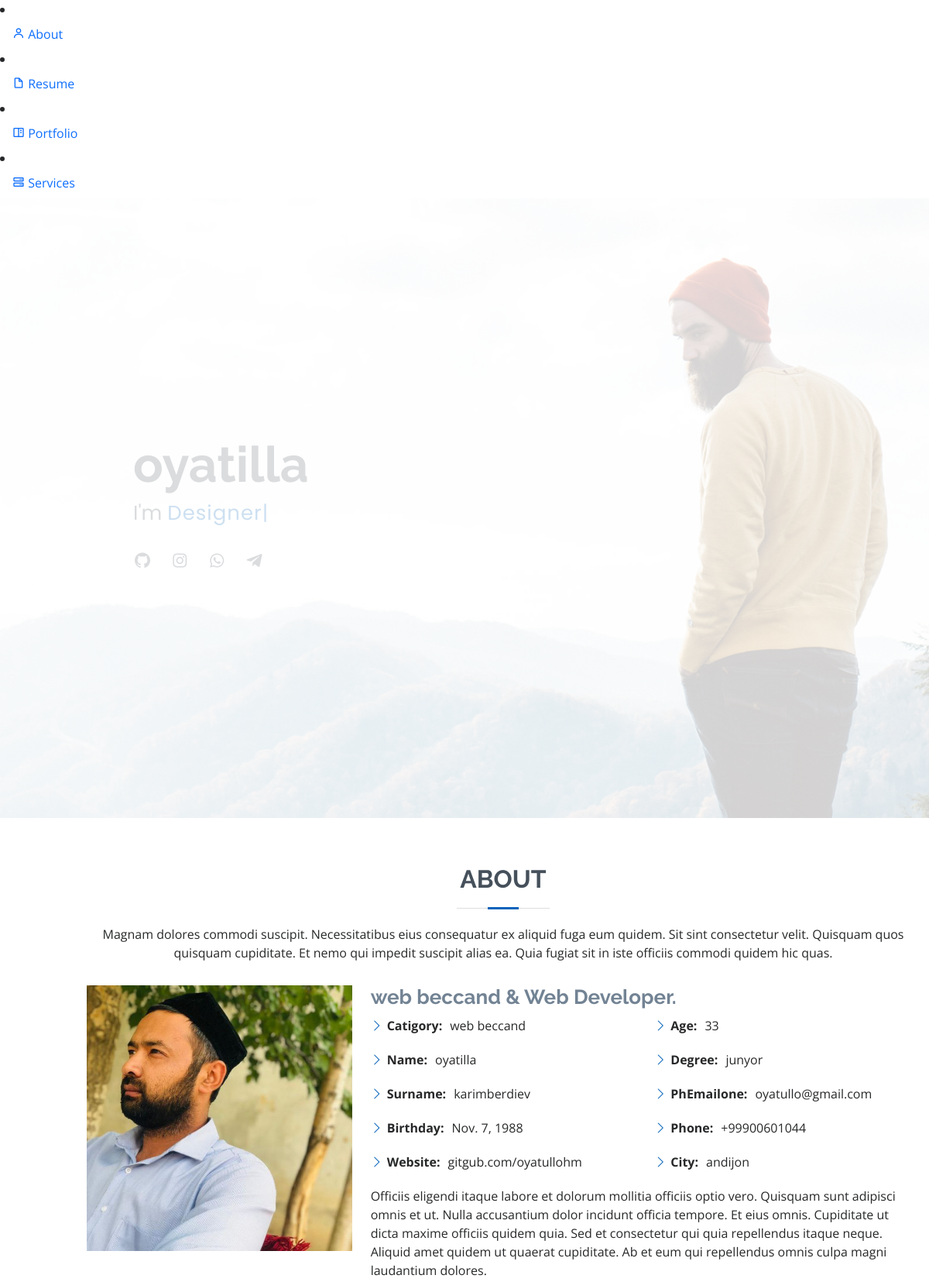
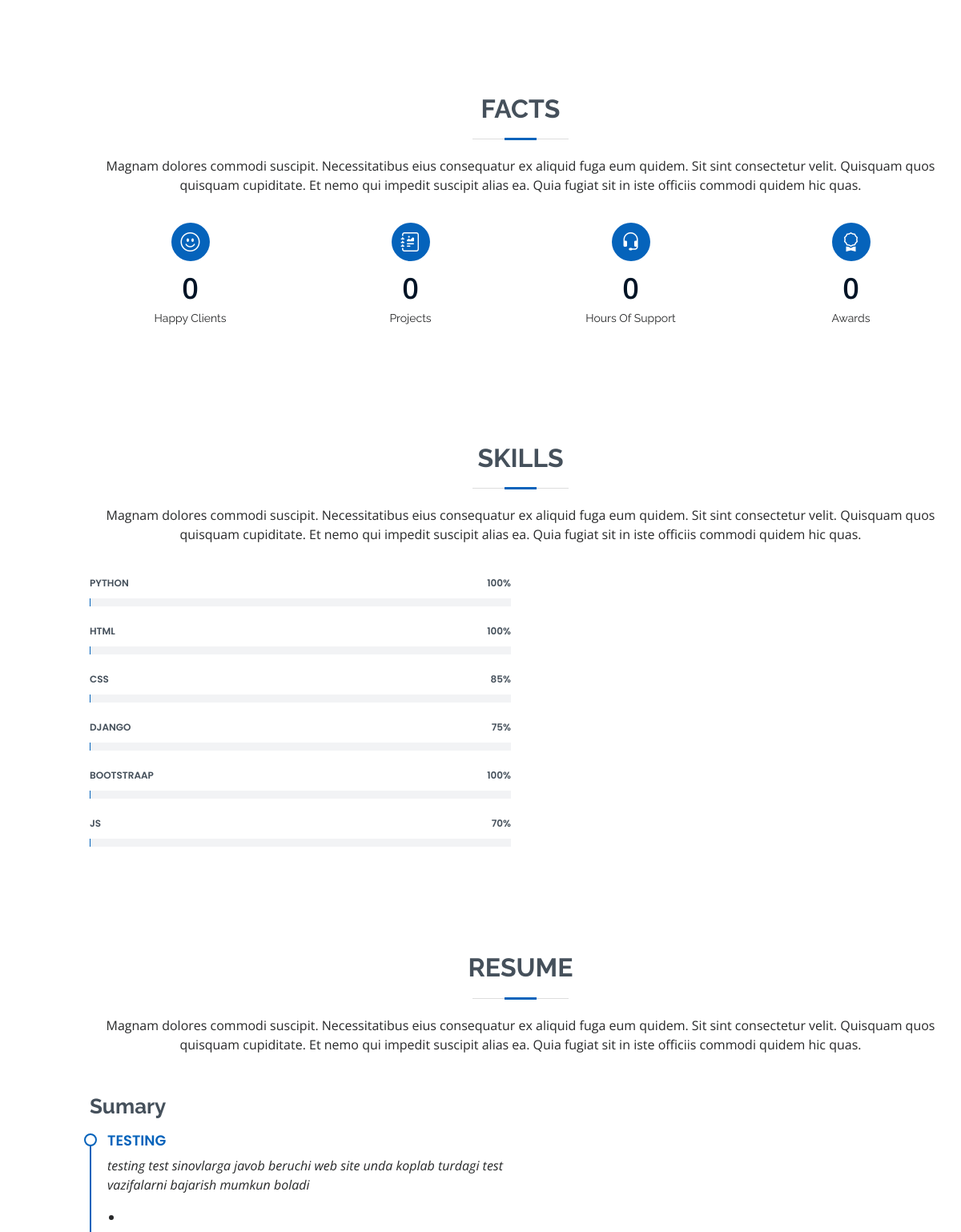
The page / (upper part) on the database its author committed (2 pictures, top to bottom).
### main/models.py (models this page shows, shortened)
class Partfolyo(models.Model):
    catigory = models.CharField(max_length=100)
    name = models.CharField(max_length=55)
    surname = models.CharField(max_length=55)
    age = models.PositiveIntegerField(default=0)
    image = models.ImageField(upload_to='images')
    t_date = models.DateField(null=True,blank=True)
    email= models.EmailField()
    degree = models.CharField(max_length=55,null=True,blank=True)
    phone = models.CharField(max_length=13)
    website= models.CharField(max_length=55)
    sity  = models.CharField(max_length=25)
    def __str__(self):
        return self.name

class Tehnalogya(models.Model):
    name = models.CharField(max_length=55)
    foiz = models.PositiveIntegerField(default=0)

class Resume (models.Model):
    name = models.CharField(max_length=100)
    text = models.CharField(max_length=500)
    linc = models.CharField(max_length=100,null=True,blank=True)
    image = models.ImageField(upload_to='images')

### main/views.py (the view)
# urls.py: path('',Home.as_view(),name='Home'),
class Home(View):
    def get(self,request):
        partfolyo = Partfolyo.objects.all()
        tehnalogya = Tehnalogya.objects.all()
        resume = Resume.objects.all()
        services = Services.objects.all()
        context ={
            'partfolyo':partfolyo,
            'tehnalogya':tehnalogya,
            'resume':resume,
            'services':services
        }
        return render (request,'index.html',context)

### templates/index.html (shortened to what this page needs)
{% extends 'wrapper.html' %}
{% block content %}
{% block linc %}
        <li><a href="#about" class="nav-link scrollto"><i class="bx bx-user"></i> <span>About</span></a></li>
        <li><a href="#resume" class="nav-link scrollto"><i class="bx bx-file-blank"></i> <span>Resume</span></a></li>
        <li><a href="#portfolio" class="nav-link scrollto"><i class="bx bx-book-content"></i> <span>Portfolio</span></a></li>
        <li><a href="#services" class="nav-link scrollto"><i class="bx bx-server"></i> <span>Services</span></a></li>
{% endblock %}
  <section id="hero" class="d-flex flex-column justify-content-center">
    <div class="container" data-aos="zoom-in" data-aos-delay="100">
      <h1>{{partfolyo.0}}</h1>
      <p>I'm <span class="typed" data-typed-items="Designer, Developer, Freelancer, Photographer"></span></p>
      <div class="social-links">
        <a href="https://github.com/oyatllohm" class="github"><i class="bx bxl-github"></i></a>
        <a href="#" class="instagram"><i class="bx bxl-instagram"></i></a>
        <a href="#" class="google-plus"><i class="bx bxl-whatsapp"></i></a>
        <a href="#" class="linkedin"><i class="bx bxl-telegram"></i></a>
      </div>
    </div>
  </section>
  <main id="main">
    <section id="about" class="about">
      {% for p in partfolyo %}
      <div class="container" data-aos="fade-up">
        <div class="section-title">
          <h2>About</h2>
          <p>Magnam dolores commodi suscipit. Necessitatibus eius consequatur ex aliquid fuga eum quidem. Sit sint consectetur velit. Quisquam quos quisquam cupiditate. Et nemo qui impedit suscipit alias ea. Quia fugiat sit in iste officiis commodi quidem hic quas.</p>
        </div>
        <div class="row">
          <div class="col-lg-4">
            <img src="{{p.image.url}}" class="img-fluid" alt="">
          </div>
          <div class="col-lg-8 pt-4 pt-lg-0 content">
            <h3>{{p.catigory}} &amp; Web Developer.</h3>
            <div class="row">
              <div class="col-lg-6">
                <ul>
                  <li><i class="bi bi-chevron-right"></i> <strong>Catigory:</strong> <span>{{p.catigory}}</span></li>
                  <li><i class="bi bi-chevron-right"></i> <strong>Name:</strong> <span>{{p.name}}</span></li>
                  <li><i class="bi bi-chevron-right"></i> <strong>Surname:</strong> <span>{{p.surname}}</span></li>
                  <li><i class="bi bi-chevron-right"></i> <strong>Birthday:</strong> <span>{{p.t_date}}</span></li>
                  <li><i class="bi bi-chevron-right"></i> <strong>Website:</strong> <span>{{p.website}}</span></li>
                </ul>
              </div>
              <div class="col-lg-6">
                <ul>
                  <li><i class="bi bi-chevron-right"></i> <strong>Age:</strong> <span>{{p.age}}</span></li>
                  <li><i class="bi bi-chevron-right"></i> <strong>Degree:</strong> <span>{{p.degree}}</span></li>
                  <li><i class="bi bi-chevron-right"></i> <strong>PhEmailone:</strong> <span>{{p.email}}</span></li>
                  <li><i class="bi bi-chevron-right"></i> <strong>Phone:</strong> <span>{{p.phone}}</span></li>
                  <li><i class="bi bi-chevron-right"></i> <strong>City:</strong> <span>{{p.sity}}</span></li>
                </ul>
              </div>
            </div>
            <p>
              Officiis eligendi itaque labore et dolorum mollitia officiis optio vero. Quisquam sunt adipisci omnis et ut. Nulla accusantium dolor incidunt officia tempore. Et eius omnis.
              Cupiditate ut dicta maxime officiis quidem quia. Sed et consectetur qui quia repellendus itaque neque. Aliquid amet quidem ut quaerat cupiditate. Ab et eum qui repellendus omnis culpa magni laudantium dolores.
            </p>
          </div>
        </div>
      </div>
      {% endfor %}
    </section>
    <section id="facts" class="facts">
      <div class="container" data-aos="fade-up">
        <div class="section-title">
          <h2>Facts</h2>
          <p>Magnam dolores commodi suscipit. Necessitatibus eius consequatur ex aliquid fuga eum quidem. Sit sint consectetur velit. Quisquam quos quisquam cupiditate. Et nemo qui impedit suscipit alias ea. Quia fugiat sit in iste officiis commodi quidem hic quas.</p>
        </div>
        <div class="row">
          <div class="col-lg-3 col-md-6">
            <div class="count-box">
              <i class="bi bi-emoji-smile"></i>
              <span data-purecounter-start="0" data-purecounter-end="232" data-purecounter-duration="1" class="purecounter"></span>
              <p>Happy Clients</p>
            </div>
          </div>
          <div class="col-lg-3 col-md-6 mt-5 mt-md-0">
            <div class="count-box">
              <i class="bi bi-journal-richtext"></i>
              <span data-purecounter-start="0" data-purecounter-end="521" data-purecounter-duration="1" class="purecounter"></span>
              <p>Projects</p>
            </div>
          </div>
          <div class="col-lg-3 col-md-6 mt-5 mt-lg-0">
            <div class="count-box">
              <i class="bi bi-headset"></i>
              <span data-purecounter-start="0" data-purecounter-end="1463" data-purecounter-duration="1" class="purecounter"></span>
              <p>Hours Of Support</p>
            </div>
          </div>
          <div class="col-lg-3 col-md-6 mt-5 mt-lg-0">
            <div class="count-box">
              <i class="bi bi-award"></i>
              <span data-purecounter-start="0" data-purecounter-end="25" data-purecounter-duration="1" class="purecounter"></span>
              <p>Awards</p>
            </div>
          </div>
        </div>
      </div>
    </section>
    <section id="skills" class="skills section-bg">
      <div class="container" data-aos="fade-up">
        <div class="section-title">
          <h2>Skills</h2>
          <p>Magnam dolores commodi suscipit. Necessitatibus eius consequatur ex aliquid fuga eum quidem. Sit sint consectetur velit. Quisquam quos quisquam cupiditate. Et nemo qui impedit suscipit alias ea. Quia fugiat sit in iste officiis commodi quidem hic quas.</p>
        </div>
        <div class="row skills-content">
          <div class="col-lg-6">
            {% for t in tehnalogya %}
            <div class="progress">
              <span class="skill">{{t.name}} <i class="val">{{t.foiz}}%</i></span>
              <div class="progress-bar-wrap">
              </div>
            </div>
            {% endfor %}
          </div>
        </div>
      </div>
    </section>
    <section id="resume" class="resume">
      <div class="container" data-aos="fade-up">
        <div class="section-title">
          <h2>Resume</h2>
          <p>Magnam dolores commodi suscipit. Necessitatibus eius consequatur ex aliquid fuga eum quidem. Sit sint consectetur velit. Quisquam quos quisquam cupiditate. Et nemo qui impedit suscipit alias ea. Quia fugiat sit in iste officiis commodi quidem hic quas.</p>
        </div>
        <div class="row">
          <div class="col-lg-6">
            {% for r in resume %}
            <h3 class="resume-title">Sumary</h3>
            <div class="resume-item pb-0">
              <h4>{{r.name}}</h4>
              <p><em>{{r.text}}</em></p>
              <ul>
                <li>{{r.limc}}</li>
              </ul>
            </div>
            {% endfor %}
        </div>
      </div>
    </section>
  </main>
{% endblock %}

### templates/wrapper.html (shortened to what this page needs)
<!DOCTYPE html>
<html lang="en">
<head>
  <link href="static/assets/vendor/aos/aos.css" rel="stylesheet">
  <link href="static/assets/vendor/bootstrap/css/bootstrap.min.css" rel="stylesheet">
  <link href="static/assets/vendor/bootstrap-icons/bootstrap-icons.css" rel="stylesheet">
  <link href="static/assets/vendor/boxicons/css/boxicons.min.css" rel="stylesheet">
  <link href="static/assets/vendor/glightbox/css/glightbox.min.css" rel="stylesheet">
  <link href="static/assets/vendor/swiper/swiper-bundle.min.css" rel="stylesheet">
  <link href="static/assets/css/style.css" rel="stylesheet">
</head>
<body>
  <header id="header" class="d-flex flex-column justify-content-center">
  </header>
  {% block content %}
  {% endblock %}
</body>
</html>

### staticfiles/assets/css/style.css (style rules this page uses)
body { font-family: "Open Sans", sans-serif; color: #272829; }
a { color: #0563bb; text-decoration: none; }
h1, h2, h3, h4, h5, h6 { font-family: "Raleway", sans-serif; }
#header { position: fixed; top: 0; left: 0; bottom: 0; z-index: 9997; transition: all 0.5s; padding: 15px; overflow-y: auto; }
@media (min-width: 992px) { #main { margin-left: 100px; } }
#hero { width: 100%; height: 100vh; background: url("../img/hero-bg.jpg") top right no-repeat; background-size: cover; position: relative; }
@media (min-width: 992px) { #hero { padding-left: 160px; } }
#hero:before { content: ""; background: rgba(255, 255, 255, 0.8); position: absolute; bottom: 0; top: 0; left: 0; right: 0; }
#hero h1 { margin: 0; font-size: 64px; font-weight: 700; line-height: 56px; color: #45505b; }
#hero p { color: #45505b; margin: 15px 0 0 0; font-size: 26px; font-family: "Poppins", sans-serif; }
#hero p span { color: #0563bb; letter-spacing: 1px; }
#hero .social-links { margin-top: 30px; }
#hero .social-links a { font-size: 24px; display: inline-block; color: #45505b; line-height: 1; margin-right: 20px; transition: 0.3s; }
section { padding: 60px 0; overflow: hidden; }
.section-title { text-align: center; padding-bottom: 30px; }
.section-title h2 { font-size: 32px; font-weight: bold; text-transform: uppercase; margin-bottom: 20px; padding-bottom: 20px; position: relative; color: #45505b; }
.section-title h2::before { content: ""; position: absolute; display: block; width: 120px; height: 1px; background: #ddd; bottom: 1px; left: calc(50% - 60px); }
.section-title h2::after { content: ""; position: absolute; display: block; width: 40px; height: 3px; background: #0563bb; bottom: 0; left: calc(50% - 20px); }
.section-title p { margin-bottom: 0; }
.about .content h3 { font-weight: 700; font-size: 26px; color: #728394; }
.about .content ul { list-style: none; padding: 0; }
.about .content ul li { margin-bottom: 20px; display: flex; align-items: center; }
.about .content ul strong { margin-right: 10px; }
.about .content ul i { font-size: 16px; margin-right: 5px; color: #0563bb; line-height: 0; }
.about .content p:last-child { margin-bottom: 0; }
.facts .count-box { padding: 30px 30px 25px 30px; margin-top: 30px; width: 100%; position: relative; text-align: center; background: #fff; }
.facts .count-box i { position: absolute; top: -25px; left: 50%; transform: translateX(-50%); font-size: 24px; background: #0563bb; color: #fff; border-radius: 50px; display: inline-flex; align-items: center; justify-content: center; width: 48px; height: 48px; }
.facts .count-box span { font-size: 36px; display: block; font-weight: 600; color: #011426; }
.facts .count-box p { padding: 0; margin: 0; font-family: "Raleway", sans-serif; font-size: 14px; }
.skills .progress { height: 60px; display: block; background: none; border-radius: 0; }
.skills .progress .skill { padding: 10px 0; margin: 0; text-transform: uppercase; display: block; font-weight: 600; font-family: "Poppins", sans-serif; color: #45505b; }
.skills .progress .skill .val { float: right; font-style: normal; }
.skills .progress-bar-wrap { background: #f2f3f5; }
.resume .resume-title { font-size: 26px; font-weight: 700; margin-top: 20px; margin-bottom: 20px; color: #45505b; }
.resume .resume-item { padding: 0 0 20px 20px; margin-top: -2px; border-left: 2px solid #0563bb; position: relative; }
.resume .resume-item h4 { line-height: 18px; font-size: 18px; font-weight: 600; text-transform: uppercase; font-family: "Poppins", sans-serif; color: #0563bb; margin-bottom: 10px; }
.resume .resume-item ul { padding-left: 20px; }
.resume .resume-item ul li { padding-bottom: 10px; }
.resume .resume-item::before { content: ""; position: absolute; width: 16px; height: 16px; border-radius: 50px; left: -9px; top: 0; background: #fff; border: 2px solid #0563bb; }

### rows shown on the page
Partfolyo: name "oyatilla", image (picture), catigory "web beccand", surname "karimberdiev", t_date "Nov. 7, 1988", website "gitgub.com/oyatullohm", age "33", degree "junyor", email "oyatullo@gmail.com", phone "+99900601044", sity "andijon"
Tehnalogya: name "PYTHON", foiz "100"
Tehnalogya: name "HTML", foiz "100"
Tehnalogya: name "CSS", foiz "85"
Tehnalogya: name "DJANGO", foiz "75"
Tehnalogya: name "BOOTSTRAAP", foiz "100"
Tehnalogya: name "JS", foiz "70"
Resume: name "TESTING", text "testing test sinovlarga javob beruchi web site unda koplab turdagi test vazifalarni bajarish mumkun boladi"
